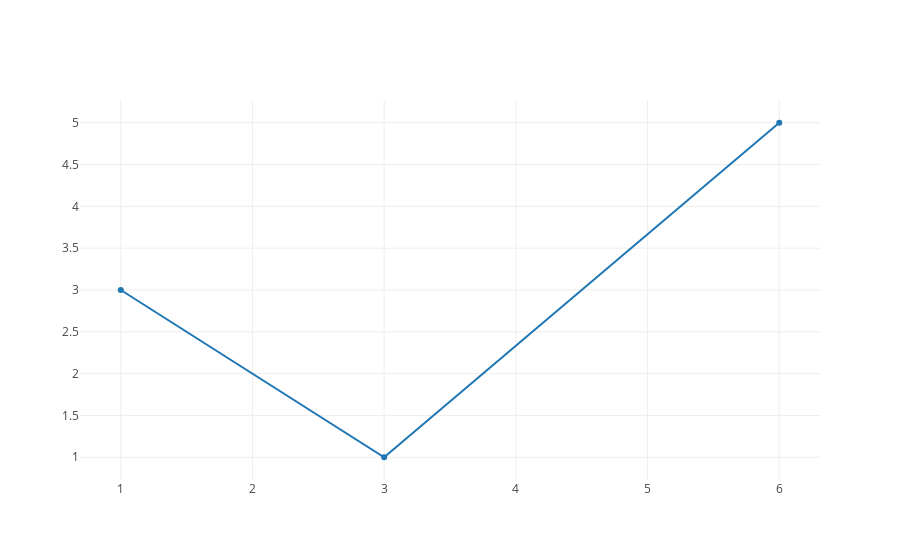

Notebook source saved alongside this figure:
### Code cell
offline.iplot([{ 'x' :[1,3,6],
                'y' :[3,1,5]
    
}])

### Figure 1 — Plotly figure (JSON) as saved in the notebook; plotly's stock layout.template omitted (floating-point values rounded to 4 significant figures)
{"data": [{"x": [1, 3, 6], "y": [3, 1, 5]}], "layout": {}}
